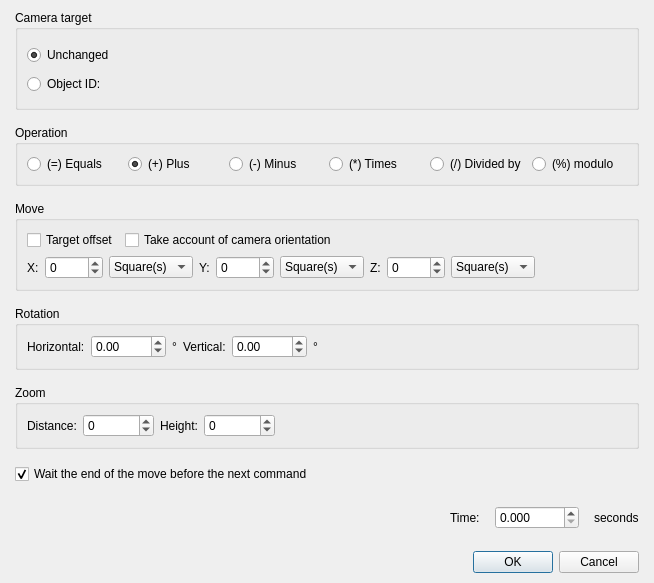
<?xml version="1.0" encoding="UTF-8"?>
<ui version="4.0">
 <class>DialogCommandMoveCamera</class>
 <widget class="QDialog" name="DialogCommandMoveCamera">
  <property name="geometry">
   <rect>
    <x>0</x>
    <y>0</y>
    <width>654</width>
    <height>583</height>
   </rect>
  </property>
  <property name="windowTitle">
   <string>Move camera...</string>
  </property>
  <layout class="QGridLayout" name="gridLayout_7">
   <property name="leftMargin">
    <number>15</number>
   </property>
   <property name="topMargin">
    <number>10</number>
   </property>
   <property name="rightMargin">
    <number>15</number>
   </property>
   <property name="bottomMargin">
    <number>10</number>
   </property>
   <item row="0" column="0">
    <layout class="QVBoxLayout" name="verticalLayout_3">
     <property name="spacing">
      <number>15</number>
     </property>
     <item>
      <layout class="QVBoxLayout" name="verticalLayout_2">
       <item>
        <widget class="QGroupBox" name="groupBox">
         <property name="title">
          <string>Camera target</string>
         </property>
         <layout class="QGridLayout" name="gridLayout_2">
          <property name="leftMargin">
           <number>9</number>
          </property>
          <property name="topMargin">
           <number>15</number>
          </property>
          <property name="rightMargin">
           <number>9</number>
          </property>
          <property name="bottomMargin">
           <number>9</number>
          </property>
          <item row="0" column="0">
           <layout class="QGridLayout" name="gridLayout">
            <item row="0" column="0">
             <widget class="QRadioButton" name="radioButtonTargetUnchanged">
              <property name="text">
               <string>Unchanged</string>
              </property>
              <property name="checked">
               <bool>true</bool>
              </property>
             </widget>
            </item>
            <item row="0" column="1" colspan="2">
             <spacer name="horizontalSpacer">
              <property name="orientation">
               <enum>Qt::Horizontal</enum>
              </property>
              <property name="sizeHint" stdset="0">
               <size>
                <width>320</width>
                <height>18</height>
               </size>
              </property>
             </spacer>
            </item>
            <item row="1" column="0">
             <widget class="QRadioButton" name="radioButtonTargetObjectID">
              <property name="text">
               <string>Object ID: </string>
              </property>
             </widget>
            </item>
            <item row="1" column="1">
             <widget class="PanelPrimitiveValue" name="widgetPrimitiveObjectID" native="true">
              <property name="minimumSize">
               <size>
                <width>250</width>
                <height>27</height>
               </size>
              </property>
              <property name="maximumSize">
               <size>
                <width>250</width>
                <height>27</height>
               </size>
              </property>
             </widget>
            </item>
            <item row="1" column="2">
             <spacer name="horizontalSpacer_2">
              <property name="orientation">
               <enum>Qt::Horizontal</enum>
              </property>
              <property name="sizeHint" stdset="0">
               <size>
                <width>58</width>
                <height>20</height>
               </size>
              </property>
             </spacer>
            </item>
           </layout>
          </item>
         </layout>
        </widget>
       </item>
       <item>
        <widget class="QGroupBox" name="groupBox_5">
         <property name="title">
          <string>Operation</string>
         </property>
         <layout class="QGridLayout" name="gridLayout_6">
          <item row="0" column="0">
           <layout class="QHBoxLayout" name="horizontalLayout_13">
            <item>
             <widget class="QRadioButton" name="radioButtonEquals">
              <property name="text">
               <string>(=) Equals</string>
              </property>
              <property name="checked">
               <bool>false</bool>
              </property>
             </widget>
            </item>
            <item>
             <widget class="QRadioButton" name="radioButtonPlus">
              <property name="text">
               <string>(+) Plus</string>
              </property>
              <property name="checked">
               <bool>true</bool>
              </property>
             </widget>
            </item>
            <item>
             <widget class="QRadioButton" name="radioButtonMinus">
              <property name="text">
               <string>(-) Minus</string>
              </property>
             </widget>
            </item>
            <item>
             <widget class="QRadioButton" name="radioButtonTimes">
              <property name="text">
               <string>(*) Times</string>
              </property>
             </widget>
            </item>
            <item>
             <widget class="QRadioButton" name="radioButtonDivided">
              <property name="text">
               <string>(/) Divided by</string>
              </property>
             </widget>
            </item>
            <item>
             <widget class="QRadioButton" name="radioButtonModulo">
              <property name="text">
               <string>(%) modulo</string>
              </property>
             </widget>
            </item>
           </layout>
          </item>
         </layout>
        </widget>
       </item>
       <item>
        <widget class="QGroupBox" name="groupBox_2">
         <property name="title">
          <string>Move</string>
         </property>
         <layout class="QGridLayout" name="gridLayout_3">
          <property name="leftMargin">
           <number>9</number>
          </property>
          <property name="topMargin">
           <number>9</number>
          </property>
          <property name="rightMargin">
           <number>9</number>
          </property>
          <property name="bottomMargin">
           <number>9</number>
          </property>
          <item row="0" column="0">
           <layout class="QVBoxLayout" name="verticalLayout">
            <item>
             <layout class="QHBoxLayout" name="horizontalLayout_4">
              <item>
               <widget class="QCheckBox" name="checkBoxtargetOffset">
                <property name="text">
                 <string>Target offset</string>
                </property>
               </widget>
              </item>
              <item>
               <widget class="QCheckBox" name="checkBoxCameraOrientation">
                <property name="text">
                 <string>Take account of camera orientation</string>
                </property>
               </widget>
              </item>
              <item>
               <spacer name="horizontalSpacer_3">
                <property name="orientation">
                 <enum>Qt::Horizontal</enum>
                </property>
                <property name="sizeHint" stdset="0">
                 <size>
                  <width>40</width>
                  <height>20</height>
                 </size>
                </property>
               </spacer>
              </item>
             </layout>
            </item>
            <item>
             <layout class="QHBoxLayout" name="horizontalLayout_5" stretch="0,0,0,1">
              <item>
               <layout class="QHBoxLayout" name="horizontalLayout" stretch="0,1,0">
                <item>
                 <widget class="QLabel" name="label">
                  <property name="text">
                   <string>X:</string>
                  </property>
                 </widget>
                </item>
                <item>
                 <widget class="QSpinBox" name="spinBoxX">
                  <property name="minimum">
                   <number>-5000</number>
                  </property>
                  <property name="maximum">
                   <number>5000</number>
                  </property>
                 </widget>
                </item>
                <item>
                 <widget class="QComboBox" name="comboBoxX">
                  <item>
                   <property name="text">
                    <string>Square(s)</string>
                   </property>
                  </item>
                  <item>
                   <property name="text">
                    <string>Pixel(s)</string>
                   </property>
                  </item>
                 </widget>
                </item>
               </layout>
              </item>
              <item>
               <layout class="QHBoxLayout" name="horizontalLayout_3" stretch="0,1,0">
                <item>
                 <widget class="QLabel" name="label_3">
                  <property name="text">
                   <string>Y:</string>
                  </property>
                 </widget>
                </item>
                <item>
                 <widget class="QSpinBox" name="spinBoxY">
                  <property name="minimum">
                   <number>-5000</number>
                  </property>
                  <property name="maximum">
                   <number>5000</number>
                  </property>
                 </widget>
                </item>
                <item>
                 <widget class="QComboBox" name="comboBoxY">
                  <item>
                   <property name="text">
                    <string>Square(s)</string>
                   </property>
                  </item>
                  <item>
                   <property name="text">
                    <string>Pixel(s)</string>
                   </property>
                  </item>
                 </widget>
                </item>
               </layout>
              </item>
              <item>
               <layout class="QHBoxLayout" name="horizontalLayout_2" stretch="0,1,0">
                <item>
                 <widget class="QLabel" name="label_2">
                  <property name="text">
                   <string>Z:</string>
                  </property>
                 </widget>
                </item>
                <item>
                 <widget class="QSpinBox" name="spinBoxZ">
                  <property name="minimum">
                   <number>-5000</number>
                  </property>
                  <property name="maximum">
                   <number>5000</number>
                  </property>
                 </widget>
                </item>
                <item>
                 <widget class="QComboBox" name="comboBoxZ">
                  <item>
                   <property name="text">
                    <string>Square(s)</string>
                   </property>
                  </item>
                  <item>
                   <property name="text">
                    <string>Pixel(s)</string>
                   </property>
                  </item>
                 </widget>
                </item>
               </layout>
              </item>
              <item>
               <spacer name="horizontalSpacer_6">
                <property name="orientation">
                 <enum>Qt::Horizontal</enum>
                </property>
                <property name="sizeHint" stdset="0">
                 <size>
                  <width>40</width>
                  <height>20</height>
                 </size>
                </property>
               </spacer>
              </item>
             </layout>
            </item>
           </layout>
          </item>
         </layout>
        </widget>
       </item>
       <item>
        <widget class="QGroupBox" name="groupBox_3">
         <property name="title">
          <string>Rotation</string>
         </property>
         <layout class="QGridLayout" name="gridLayout_4">
          <property name="leftMargin">
           <number>9</number>
          </property>
          <property name="topMargin">
           <number>9</number>
          </property>
          <property name="rightMargin">
           <number>9</number>
          </property>
          <property name="bottomMargin">
           <number>9</number>
          </property>
          <item row="0" column="0">
           <layout class="QHBoxLayout" name="horizontalLayout_9" stretch="0,0,1">
            <item>
             <layout class="QHBoxLayout" name="horizontalLayout_7" stretch="0,1,0">
              <item>
               <widget class="QLabel" name="label_4">
                <property name="text">
                 <string>Horizontal:</string>
                </property>
               </widget>
              </item>
              <item>
               <widget class="QDoubleSpinBox" name="doubleSpinBoxRotationH">
                <property name="minimum">
                 <double>-9999.000000000000000</double>
                </property>
                <property name="maximum">
                 <double>9999.000000000000000</double>
                </property>
               </widget>
              </item>
              <item>
               <widget class="QLabel" name="label_5">
                <property name="text">
                 <string>°</string>
                </property>
               </widget>
              </item>
             </layout>
            </item>
            <item>
             <layout class="QHBoxLayout" name="horizontalLayout_8" stretch="0,1,0">
              <item>
               <widget class="QLabel" name="label_6">
                <property name="text">
                 <string>Vertical:</string>
                </property>
               </widget>
              </item>
              <item>
               <widget class="QDoubleSpinBox" name="doubleSpinBoxRotationV">
                <property name="minimum">
                 <double>-9999.000000000000000</double>
                </property>
                <property name="maximum">
                 <double>9999.000000000000000</double>
                </property>
               </widget>
              </item>
              <item>
               <widget class="QLabel" name="label_7">
                <property name="text">
                 <string>°</string>
                </property>
               </widget>
              </item>
             </layout>
            </item>
            <item>
             <spacer name="horizontalSpacer_5">
              <property name="orientation">
               <enum>Qt::Horizontal</enum>
              </property>
              <property name="sizeHint" stdset="0">
               <size>
                <width>40</width>
                <height>20</height>
               </size>
              </property>
             </spacer>
            </item>
           </layout>
          </item>
         </layout>
        </widget>
       </item>
       <item>
        <widget class="QGroupBox" name="groupBox_4">
         <property name="title">
          <string>Zoom</string>
         </property>
         <layout class="QGridLayout" name="gridLayout_5">
          <property name="leftMargin">
           <number>9</number>
          </property>
          <property name="topMargin">
           <number>9</number>
          </property>
          <property name="rightMargin">
           <number>9</number>
          </property>
          <property name="bottomMargin">
           <number>9</number>
          </property>
          <item row="0" column="0">
           <layout class="QHBoxLayout" name="horizontalLayout_12">
            <item>
             <layout class="QHBoxLayout" name="horizontalLayout_10">
              <item>
               <widget class="QLabel" name="label_8">
                <property name="text">
                 <string>Distance:</string>
                </property>
               </widget>
              </item>
              <item>
               <widget class="QSpinBox" name="spinBoxDistance">
                <property name="minimum">
                 <number>-9999999</number>
                </property>
                <property name="maximum">
                 <number>9999999</number>
                </property>
               </widget>
              </item>
             </layout>
            </item>
            <item>
             <layout class="QHBoxLayout" name="horizontalLayout_11">
              <item>
               <widget class="QLabel" name="label_9">
                <property name="text">
                 <string>Height:</string>
                </property>
               </widget>
              </item>
              <item>
               <widget class="QSpinBox" name="spinBoxHeight">
                <property name="minimum">
                 <number>-9999999</number>
                </property>
                <property name="maximum">
                 <number>9999999</number>
                </property>
               </widget>
              </item>
             </layout>
            </item>
            <item>
             <spacer name="horizontalSpacer_7">
              <property name="orientation">
               <enum>Qt::Horizontal</enum>
              </property>
              <property name="sizeHint" stdset="0">
               <size>
                <width>40</width>
                <height>20</height>
               </size>
              </property>
             </spacer>
            </item>
           </layout>
          </item>
         </layout>
        </widget>
       </item>
       <item>
        <widget class="QCheckBox" name="checkBoxWaitEnd">
         <property name="text">
          <string>Wait the end of the move before the next command</string>
         </property>
         <property name="checked">
          <bool>true</bool>
         </property>
        </widget>
       </item>
       <item>
        <layout class="QHBoxLayout" name="horizontalLayout_14" stretch="1,0,0,0">
         <item>
          <spacer name="horizontalSpacer_8">
           <property name="orientation">
            <enum>Qt::Horizontal</enum>
           </property>
           <property name="sizeHint" stdset="0">
            <size>
             <width>348</width>
             <height>20</height>
            </size>
           </property>
          </spacer>
         </item>
         <item>
          <widget class="QLabel" name="label_10">
           <property name="text">
            <string>Time:</string>
           </property>
          </widget>
         </item>
         <item>
          <widget class="QDoubleSpinBox" name="doubleSpinBoxTime">
           <property name="decimals">
            <number>3</number>
           </property>
           <property name="maximum">
            <double>99999.000000000000000</double>
           </property>
          </widget>
         </item>
         <item>
          <widget class="QLabel" name="label_11">
           <property name="text">
            <string>seconds</string>
           </property>
          </widget>
         </item>
        </layout>
       </item>
      </layout>
     </item>
     <item>
      <widget class="QDialogButtonBox" name="buttonBox">
       <property name="orientation">
        <enum>Qt::Horizontal</enum>
       </property>
       <property name="standardButtons">
        <set>QDialogButtonBox::Cancel|QDialogButtonBox::Ok</set>
       </property>
      </widget>
     </item>
    </layout>
   </item>
  </layout>
 </widget>
 <customwidgets>
  <customwidget>
   <class>PanelPrimitiveValue</class>
   <extends>QWidget</extends>
   <header>panelprimitivevalue.h</header>
   <container>1</container>
  </customwidget>
 </customwidgets>
 <resources/>
 <connections>
  <connection>
   <sender>buttonBox</sender>
   <signal>accepted()</signal>
   <receiver>DialogCommandMoveCamera</receiver>
   <slot>accept()</slot>
   <hints>
    <hint type="sourcelabel">
     <x>248</x>
     <y>254</y>
    </hint>
    <hint type="destinationlabel">
     <x>157</x>
     <y>274</y>
    </hint>
   </hints>
  </connection>
  <connection>
   <sender>buttonBox</sender>
   <signal>rejected()</signal>
   <receiver>DialogCommandMoveCamera</receiver>
   <slot>reject()</slot>
   <hints>
    <hint type="sourcelabel">
     <x>316</x>
     <y>260</y>
    </hint>
    <hint type="destinationlabel">
     <x>286</x>
     <y>274</y>
    </hint>
   </hints>
  </connection>
 </connections>
</ui>
